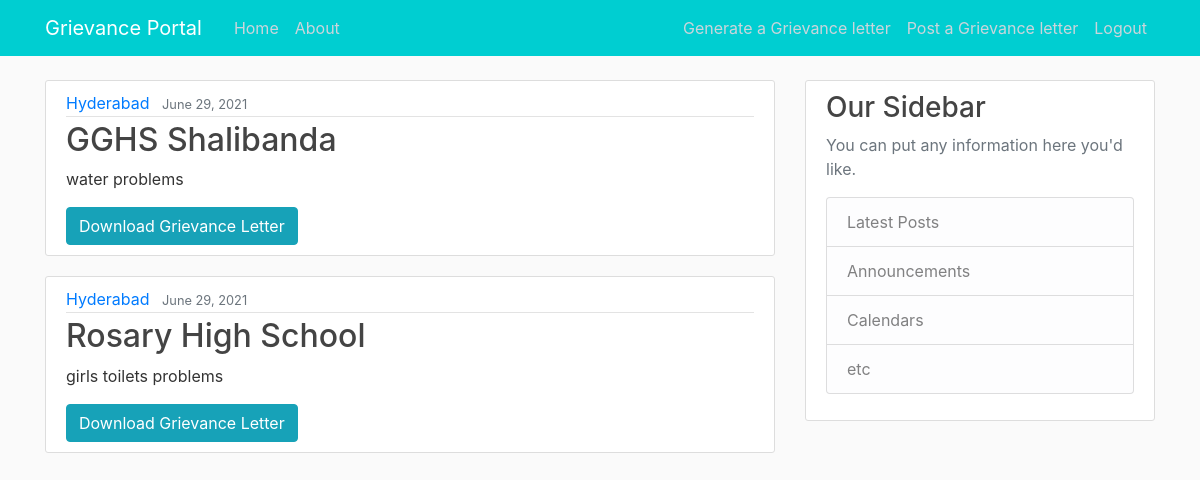
The page / (signed in) on the database its author committed.
### smc/models.py (models this page shows)
class Letter(models.Model):
    grievance =  models.CharField(max_length=200, null=True, default = 'water problems')
    name_smc = models.CharField(max_length=200, null=True, default = 'John')
    email_smc = models.EmailField(default = 'abc@xyz.com')
    school_smc = models.CharField(max_length=200, null=True, default = 'Vidya High School')
    state_smc = models.CharField(max_length=200, null=True, default = 'Telangana')
    city_smc = models.CharField(max_length=200, null=True, default = 'Hyderabad')
    date_posted = models.DateTimeField(default=timezone.now)

class GrievanceLetter(Letter):
    grievance_letter =  models.FileField()

class Letter(models.Model):
    grievance =  models.CharField(max_length=200, null=True, default = 'water problems')
    name_smc = models.CharField(max_length=200, null=True, default = 'John')
    email_smc = models.EmailField(default = 'abc@xyz.com')
    school_smc = models.CharField(max_length=200, null=True, default = 'Vidya High School')
    state_smc = models.CharField(max_length=200, null=True, default = 'Telangana')
    city_smc = models.CharField(max_length=200, null=True, default = 'Hyderabad')
    date_posted = models.DateTimeField(default=timezone.now)

### smc/views.py (the view)
# urls.py: path('', smc_views.project_home, name='project_home'),
def project_home(request):
    context = {
        'letters': GrievanceLetter.objects.all()
    }
    return render(request, "smc/project_home.html", context)

### smc/templates/smc/project_home.html
{% extends "smc/layout.html" %}
{% block content %}
    {% for letter in letters %}
        <article class="media content-section">
          <div class="media-body">
            <div class="article-metadata">
              <a class="mr-2" href="">{{ letter.city_smc }}</a>
              <small class="text-muted">{{ letter.date_posted|date:"F d, Y" }}</small>
            </div>
            <h2><a class="article-title" href="">{{ letter.school_smc }}</a></h2>
            <p class="article-content">{{ letter.grievance }}</p>
            <a class="btn btn-info"  href="{% url 'view_letter' %}">Download Grievance Letter</a>
          </div>
        </article>
    {% endfor %}
{% endblock content %}

### smc/static/smc/main.css (style rules this page uses)
body { background: #fafafa; color: #333333; margin-top: 5rem; }
h1, h2, h3, h4, h5, h6 { color: #444444; }
.content-section { background: #ffffff; padding: 10px 20px; border: 1px solid #dddddd; border-radius: 3px; margin-bottom: 20px; }
.article-title { color: #444444; }
.article-content { white-space: pre-line; }
.article-metadata { padding-bottom: 1px; margin-bottom: 4px; border-bottom: 1px solid #e3e3e3 }

### rows shown on the page
GrievanceLetter: city_smc "Hyderabad", date_posted "June 29, 2021", school_smc "GGHS Shalibanda", grievance "water problems"
GrievanceLetter: city_smc "Hyderabad", date_posted "June 29, 2021", school_smc "Rosary High School", grievance "girls toilets problems"
